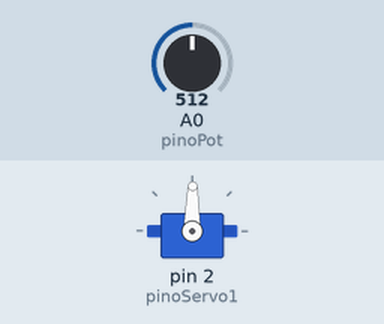
Simulated run of this sketch. Board: Arduino Uno, built with avr-gcc and run on an emulated ATmega328P. Shown: servo. The inputs (shaded band) are chosen by the test bench; at power-on: A0 (pinoPot) = 512.

Above: at 1.2 s.
1.3 s: A0 (pinoPot) set to 716
At 2.3 s:
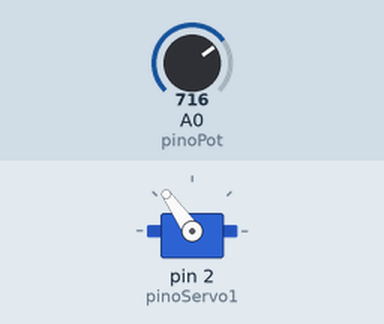
2.8 s: A0 (pinoPot) set to 900
At 3.5 s:
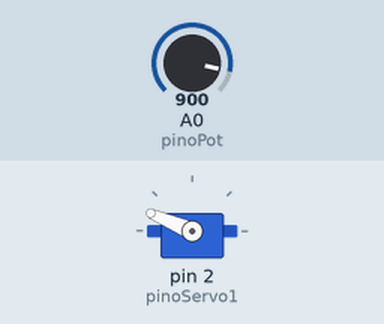
4.3 s: A0 (pinoPot) set to 1023
At 4.6 s:
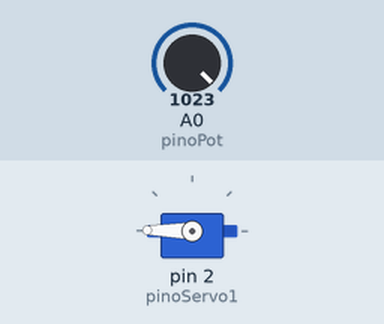
5.8 s: A0 (pinoPot) set to 306
At 7.0 s:
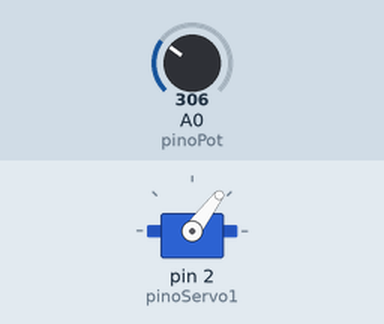
7.3 s: A0 (pinoPot) set to 122
At 8.1 s:
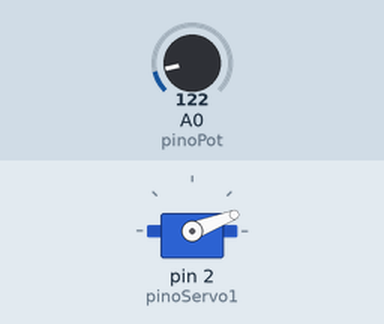
8.8 s: A0 (pinoPot) set to 511
At 9.2 s:
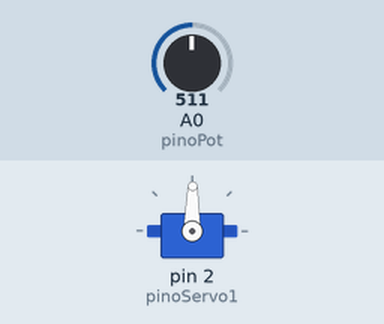
Timing chart, 0 to 11.3 s (numbered marks = the images above; inputs shaded):
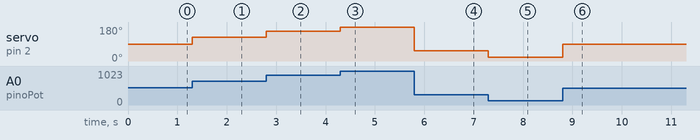

Measured:
- after the input at 1.3 s, servo on pin 2 (pinoServo1): 89° → 125° at once
- after the input at 2.8 s, servo on pin 2 (pinoServo1): 125° → 157° at once
- after the input at 4.3 s, servo on pin 2 (pinoServo1): 157° → 179° at once
- after the input at 5.8 s, servo on pin 2 (pinoServo1): 179° → 53° at once
- after the input at 7.3 s, servo on pin 2 (pinoServo1): 53° → 21° at once
- after the input at 8.8 s, servo on pin 2 (pinoServo1): 21° → 89° at once

The sketch:

sketch_leitura_analogica_potenciometro.ino
```cpp
/* Importando a biblioteca que auxilia
   o gerenciamento de motores servo */
#include <Servo.h>

/* Criando um objeto Servo chamado servo1.
   Atraves desse objeto controlaremos a posiçao do servo. */
Servo servo1;

//Pino digital onde sera conectado o motor servo
int pinoServo1=2;
//Pino analogico onde sera conectado o potenciometro
int pinoPot=0;
//Valor lido do potenciometro
int leituraPot=0;

void setup() {
  //Informando em qual porta digital o servo esta ligado
  servo1.attach(pinoServo1);

  //Inicializando a porta serial
  Serial.begin(9600);
}

void loop() {
  //Lendo o valor do potenciometro
  leituraPot = analogRead(pinoPot);

  //Mapeando os valores lidos pelo potenciometro para no maximo 180 graus.
  leituraPot = map(leituraPot, 0, 1023, 0, 179);

  //Escrevendo no motor servo.
  servo1.write(leituraPot);
}
```
